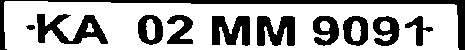
#> input picture backend/preprocess/processed_plate_630_1_0.png, 465 x 50 px; its folder holds only this picture in this run
$ python ocr.py
#> lines starting #> are read from the running program, lines starting #| are printed output that depends on the picture; after the words box and inside, x2 and y2 are one past the last pixel; in counts of white or black regions, pixels touching at a corner belong together
#> in extract_text, img is the input picture: shape (50, 465, 3); 68.1% white; 11 black regions, largest, box (x1, y1, x2, y2) and area: (0, 0, 465, 50) 2060, (37, 14, 108, 44) 1040, (212, 16, 250, 46) 820
import os
import cv2
import pytesseract
import numpy as np
import sys
sys.stdout.reconfigure(encoding='utf-8')

# Set Tesseract path if needed
# pytesseract.pytesseract.tesseract_cmd = r"C:\Program Files\Tesseract-OCR\tesseract.exe"

PREPROCESS_DIR = "preprocess"
OCR_RESULTS_DIR = "ocr_results"
os.makedirs(OCR_RESULTS_DIR, exist_ok=True)

def enhance_image(img):
    """Enhance image for better OCR results."""
    # Convert to grayscale
    gray = cv2.cvtColor(img, cv2.COLOR_BGR2GRAY)

    # Resize image for better OCR accuracy
    scale_factor = 400 / gray.shape[1]
#> scale_factor = 0.86
    gray = cv2.resize(gray, (400, int(gray.shape[0] * scale_factor)))
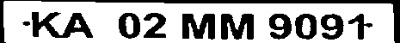
#> gray: shape (43, 400); min 0, max 255, mean 173.7

    # Apply GaussianBlur for noise reduction
    gray = cv2.GaussianBlur(gray, (3, 3), 0)
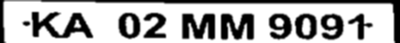
#> gray: shape (43, 400); min 0, max 255, mean 173.9

    # Apply adaptive thresholding
    processed_img = cv2.adaptiveThreshold(
        gray, 255, cv2.ADAPTIVE_THRESH_GAUSSIAN_C, cv2.THRESH_BINARY, 11, 2
    )
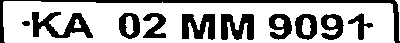
#> processed_img: shape (43, 400); 68.9% white; 11 black regions, largest, box (x1, y1, x2, y2) and area: (0, 0, 400, 43) 1396, (32, 12, 93, 38) 763, (221, 14, 254, 40) 603

    # Sharpening for better OCR
    kernel = np.array([[0, -1, 0], [-1, 5, -1], [0, -1, 0]])
    processed_img = cv2.filter2D(processed_img, -1, kernel)

    return processed_img

def extract_text(image_path):
    """Perform OCR on the enhanced image to extract text."""
    img = cv2.imread(image_path)

    if img is None:
        print(f"❌ Error: Could not load {image_path}")
        return ""

    processed_img = enhance_image(img)

    # Extract text using Tesseract OCR
    text = pytesseract.image_to_string(processed_img, config="--psm 6 -c tessedit_char_whitelist=ABCDEFGHIJKLMNOPQRSTUVWXYZ0123456789")

    return text.strip()

def process_ocr():
    """Process all images in the preprocess directory after preprocessing is done."""
    print("📄 Waiting for preprocessing to complete...")

    # Ensure preprocessing is completed
    while not os.listdir(PREPROCESS_DIR):  # Wait until files exist in preprocess dir
        pass

    print("✅ Preprocessing done! Starting OCR...")

    ocr_results = {}

    for filename in os.listdir(PREPROCESS_DIR):
        file_path = os.path.join(PREPROCESS_DIR, filename)

        if os.path.isfile(file_path) and filename.lower().endswith(('.png', '.jpg', '.jpeg')):
            print(f"🔍 Processing OCR for {filename}...")
            extracted_text = extract_text(file_path)
            ocr_results[filename] = extracted_text

            # Save OCR result to a file
            result_path = os.path.join(OCR_RESULTS_DIR, f"{filename}.txt")
            with open(result_path, "w") as f:
                f.write(extracted_text)

            print(f"✅ Extracted: {extracted_text}")

    print("🎉 OCR processing complete!")

if __name__ == "__main__":
    process_ocr()
#> (the call stopped at in extract_text, `text = pytesseract.image_to_string(processed_img, config="--psm 6 -c t..`: pytesseract is not available in this run)
